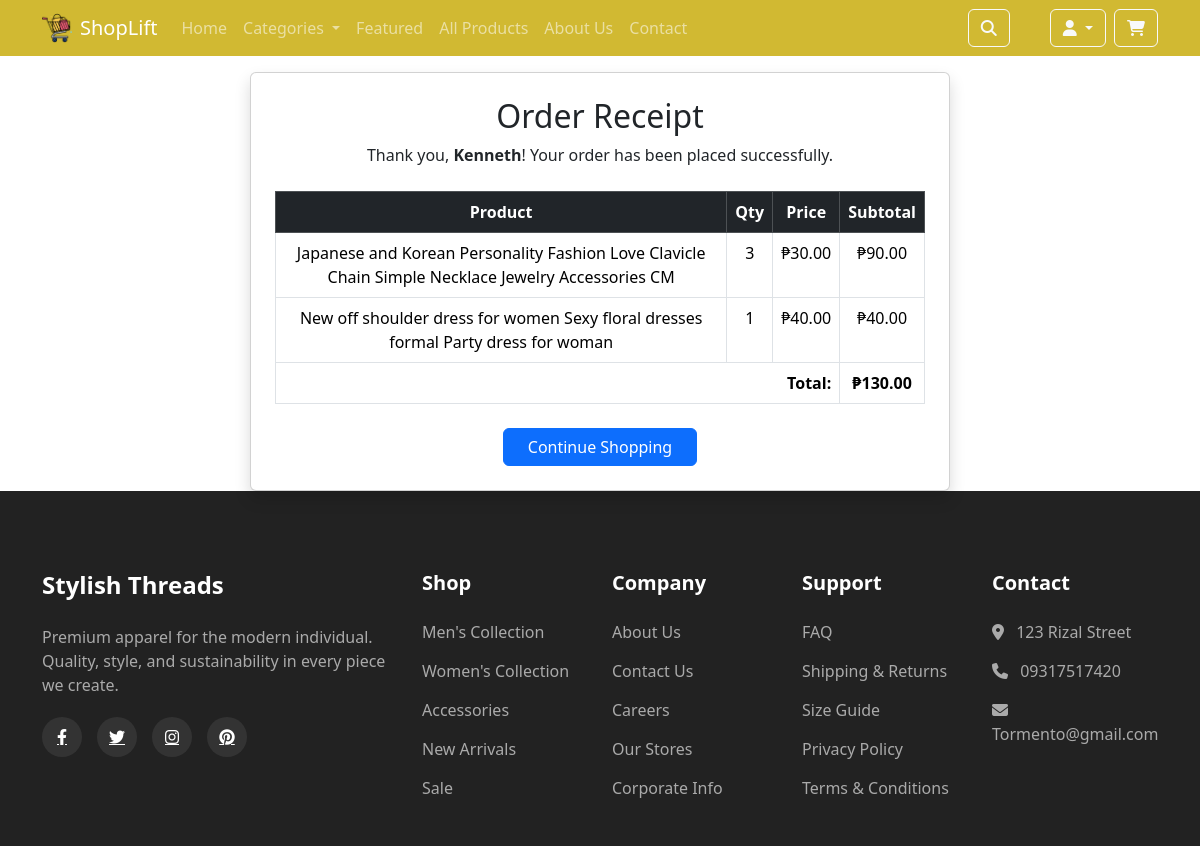
The app's page /receipt/6/ (signed in) with its own data.
### shoplift/models.py (models this page shows, shortened)
class OrderItem(models.Model):
    order = models.ForeignKey(Order, on_delete=models.CASCADE, related_name='items')
    product = models.ForeignKey(Product, on_delete=models.CASCADE)
    quantity = models.PositiveIntegerField()
    price = models.DecimalField(max_digits=10, decimal_places=2)  # Price at time of purchase
    @property
    def subtotal(self):
        return self.price * self.quantity

class Product(models.Model):
    COLLECTION_CHOICES = [
        ('men', 'Men'),
        ('women', 'Women'),
        ('kids', 'Kids'),
        ('accessories', 'Accessories'),
    ]
    name = models.CharField(max_length=255)
    price = models.DecimalField(max_digits=10, decimal_places=2)
    category = models.ForeignKey(Category, on_delete=models.CASCADE)
    description = models.TextField()
    rating = models.FloatField(default=0)
    image_url = models.URLField(blank=True)
    collection = models.CharField(max_length=20, choices=COLLECTION_CHOICES, default='men')  # ← Add this line

### shoplift/views.py (the view)
# urls.py: path('receipt/<int:order_id>/', views.receipt, name='receipt'),
@login_required(login_url='/login/')
def receipt(request, order_id):
    categories = Category.objects.all()
    order = get_object_or_404(Order, id=order_id, user=request.user)
    order_items = OrderItem.objects.filter(order=order)
    total_price = sum(item.price * item.quantity for item in order_items)
    return render(request, 'order_receipt.html', {
        'order': order,
        'order_items': order_items,
        'total_price': total_price,
        'categories': categories
    })

### shoplift/context_processors.py (called while the page is built)
def cart_and_categories(request):
    cart_count = 0
    categories = Category.objects.all()[:6]
    if request.user.is_authenticated:
        cart_count = CartItem.objects.filter(user=request.user).count()
    return {
        'cart_count': cart_count,
        'categories': categories
    }

### templates/order_receipt.html
{% extends "base.html" %}
{% block content %}
<div class="d-flex justify-content-center mt-5">
    <div class="card shadow p-4" style="max-width: 700px; width: 100%;">
        <div class="text-center mb-4">
            <h2 class="mb-2">Order Receipt</h2>
            <p class="mb-0">Thank you, <strong>{{ user.username }}</strong>! Your order has been placed successfully.</p>
        </div>
        <div class="table-responsive">
            <table class="table table-bordered text-center mb-4">
                <thead class="table-dark">
                    <tr>
                        <th>Product</th>
                        <th>Qty</th>
                        <th>Price</th>
                        <th>Subtotal</th>
                    </tr>
                </thead>
                <tbody>
                    {% for item in order_items %}
                    <tr>
                        <td>{{ item.product.name }}</td>
                        <td>{{ item.quantity }}</td>
                        <td>₱{{ item.product.price }}</td>
                        <td>₱{{ item.subtotal }}</td>
                    </tr>
                    {% endfor %}
                    <tr>
                        <td colspan="3" class="text-end"><strong>Total:</strong></td>
                        <td><strong>₱{{ total_price }}</strong></td>
                    </tr>
                </tbody>
            </table>
        </div>
        <div class="text-center">
            <a href="{% url 'home' %}" class="btn btn-primary px-4">Continue Shopping</a>
        </div>
    </div>
</div>
{% endblock %}

### templates/base.html (shortened to what this page needs)
<!DOCTYPE html>
{% load static %}
<html lang="en">
<head>
    <link href="https://unpkg.com/aos@2.3.1/dist/aos.css" rel="stylesheet">
    <link rel="stylesheet" href="{% static 'css/styles.css' %}">
    <link href="https://cdn.jsdelivr.net/npm/bootstrap@5.3.0/dist/css/bootstrap.min.css" rel="stylesheet">
    <link rel="stylesheet" href="https://cdnjs.cloudflare.com/ajax/libs/font-awesome/6.4.0/css/all.min.css">
</head>
<body class="d-flex flex-column min-vh-100">
    {% block header %}
        {% include 'navbar.html' %}
    {% endblock %}
    <main class="flex-grow-1 pt-4">
        {% block content %}{% endblock %}
    </main>
    {% block footer %}
        {% include 'footer.html' %}
    {% endblock %}
</body>
</html>

### templates/navbar.html (shortened to what this page needs)
{% load static %}
<link rel="stylesheet" href="{% static 'css/bootstrap.min.css' %}">
<head>
</head>
<nav class="navbar navbar-expand-lg navbar-dark navbar-yellow fixed-top">
    <div class="container">
        <a class="navbar-brand d-flex align-items-center" href="{% url 'home' %}">
            <img src="{% static 'favicon.ico' %}" alt="ShopLift Logo" width="30" height="30" class="me-2" />
            ShopLift
        </a>
        <div class="collapse navbar-collapse" id="navbarNav">
            <ul class="navbar-nav me-auto">
                <li class="nav-item">
                    <a class="nav-link" href="{% url 'home' %}">Home</a>
                </li>
                <li class="nav-item dropdown">
                    <a class="nav-link dropdown-toggle" href="#" id="categoriesDropdown" role="button"
                        data-bs-toggle="dropdown" aria-expanded="false">
                        Categories
                    </a>
                </li>
                <li class="nav-item">
                    <a class="nav-link" href="#featured">Featured</a>
                </li>
                <li class="nav-item">
                    <a class="nav-link" href="{% url 'all_products' %}">All Products</a>
                </li>
                <li class="nav-item">
                    <a class="nav-link" href="{% url 'about_us' %}">About Us</a>
                </li>
                <li class="nav-item">
                    <a class="nav-link" href="#contact">Contact</a>
                </li>
            </ul>
            <form id="searchForm" action="{% url 'search' %}" method="GET" class="d-flex align-items-center me-3">
            <button type="button" class="btn btn-outline-light ms-2" id="searchToggle">
                <i class="fas fa-search"></i>
            </button>
            </form>
            <div class="d-flex align-items-center ms-lg-4">
                {% if not user.is_authenticated %}
                    <a href="{% url 'login' %}" class="btn btn-outline-light me-2">Sign In</a>
                {% else %}
                    <div class="dropdown">
                        <button class="btn btn-outline-light dropdown-toggle" type="button" id="userMenu"
                                data-bs-toggle="dropdown" aria-expanded="false">
                            <i class="fas fa-user"></i>
                        </button>
                    </div>
                {% endif %}
                {% if user.is_authenticated %}
                <a href="{% url 'cart_view' %}" class="btn btn-outline-light position-relative ms-2" aria-label="Shopping cart">
                    <i class="fas fa-shopping-cart"></i>
                </a>
                {% endif %}
            </div>
        </div>
    </div>
</nav>

### templates/footer.html
    <footer id="contact">
        <div class="container">
            <div class="row">
                <div class="col-lg-4 mb-5 mb-lg-0">
                    <h4 class="footer-title">Stylish Threads</h4>
                    <p>Premium apparel for the modern individual. Quality, style, and sustainability in every piece we create.</p>
                    <div class="social-icons">
                        <a href="#" class="social-icon"><i class="fab fa-facebook-f"></i></a>
                        <a href="#" class="social-icon"><i class="fab fa-twitter"></i></a>
                        <a href="#" class="social-icon"><i class="fab fa-instagram"></i></a>
                        <a href="#" class="social-icon"><i class="fab fa-pinterest"></i></a>
                    </div>
                </div>
                <div class="col-lg-2 col-md-4 mb-5 mb-md-0">
                    <h5 class="footer-title">Shop</h5>
                    <ul class="footer-links">
                        <li><a href="#">Men's Collection</a></li>
                        <li><a href="#">Women's Collection</a></li>
                        <li><a href="#">Accessories</a></li>
                        <li><a href="#">New Arrivals</a></li>
                        <li><a href="#">Sale</a></li>
                    </ul>
                </div>
                <div class="col-lg-2 col-md-4 mb-5 mb-md-0">
                    <h5 class="footer-title">Company</h5>
                    <ul class="footer-links">
                        <li><a href="#">About Us</a></li>
                        <li><a href="#">Contact Us</a></li>
                        <li><a href="#">Careers</a></li>
                        <li><a href="#">Our Stores</a></li>
                        <li><a href="#">Corporate Info</a></li>
                    </ul>
                </div>
                <div class="col-lg-2 col-md-4 mb-5 mb-md-0">
                    <h5 class="footer-title">Support</h5>
                    <ul class="footer-links">
                        <li><a href="#">FAQ</a></li>
                        <li><a href="#">Shipping & Returns</a></li>
                        <li><a href="#">Size Guide</a></li>
                        <li><a href="#">Privacy Policy</a></li>
                        <li><a href="#">Terms & Conditions</a></li>
                    </ul>
                </div>
                <div class="col-lg-2 col-md-4">
                    <h5 class="footer-title">Contact</h5>
                    <ul class="footer-links">
                        <li><i class="fas fa-map-marker-alt me-2"></i> 123 Rizal Street</li>
                        <li><i class="fas fa-phone me-2"></i> 09317517420 </li>
                        <li><i class="fas fa-envelope me-2"></i> Tormento@gmail.com </li>
                    </ul>
                </div>
            </div>
        </div>
    </footer>

### static/css/styles.css (style rules this page uses)
:root { --primary-color: #3a3a3a; --secondary-color: #f8f9fa; --accent-color: #ff6b6b; }
html, body { height: 100%; margin: 0; display: flex; flex-direction: column; }
.navbar { transition: all 0.4s ease; }
footer { background-color: #222; color: #aaa; padding: 80px 0 30px; }
.footer-title { color: white; font-weight: 600; margin-bottom: 25px; }
.footer-links { list-style: none; padding: 0; }
.footer-links li { margin-bottom: 15px; }
.footer-links a { color: #aaa; text-decoration: none; transition: all 0.3s ease; }
.social-icons { display: flex; gap: 15px; margin-top: 20px; }
.social-icon { width: 40px; height: 40px; border-radius: 50%; background-color: #333; display: flex; align-items: center; justify-content: center; color: white; transition: all 0.3s ease; }

### templates/navbar.html (style rules this page uses)
.navbar-yellow { background-color: #d1b932; }

### records on screen
OrderItem: product.name "Japanese and Korean Personality Fashion Love Clavicle Chain Simple Necklace Jewelry Accessories CM", quantity "3", product.price "30.00", subtotal "90.00"
OrderItem: product.name "New off shoulder dress for women Sexy floral dresses formal Party dress for woman", quantity "1", product.price "40.00", subtotal "40.00"

### other values on screen
{{ user.username }} "Kenneth"
{{ total_price }} "130.00"
